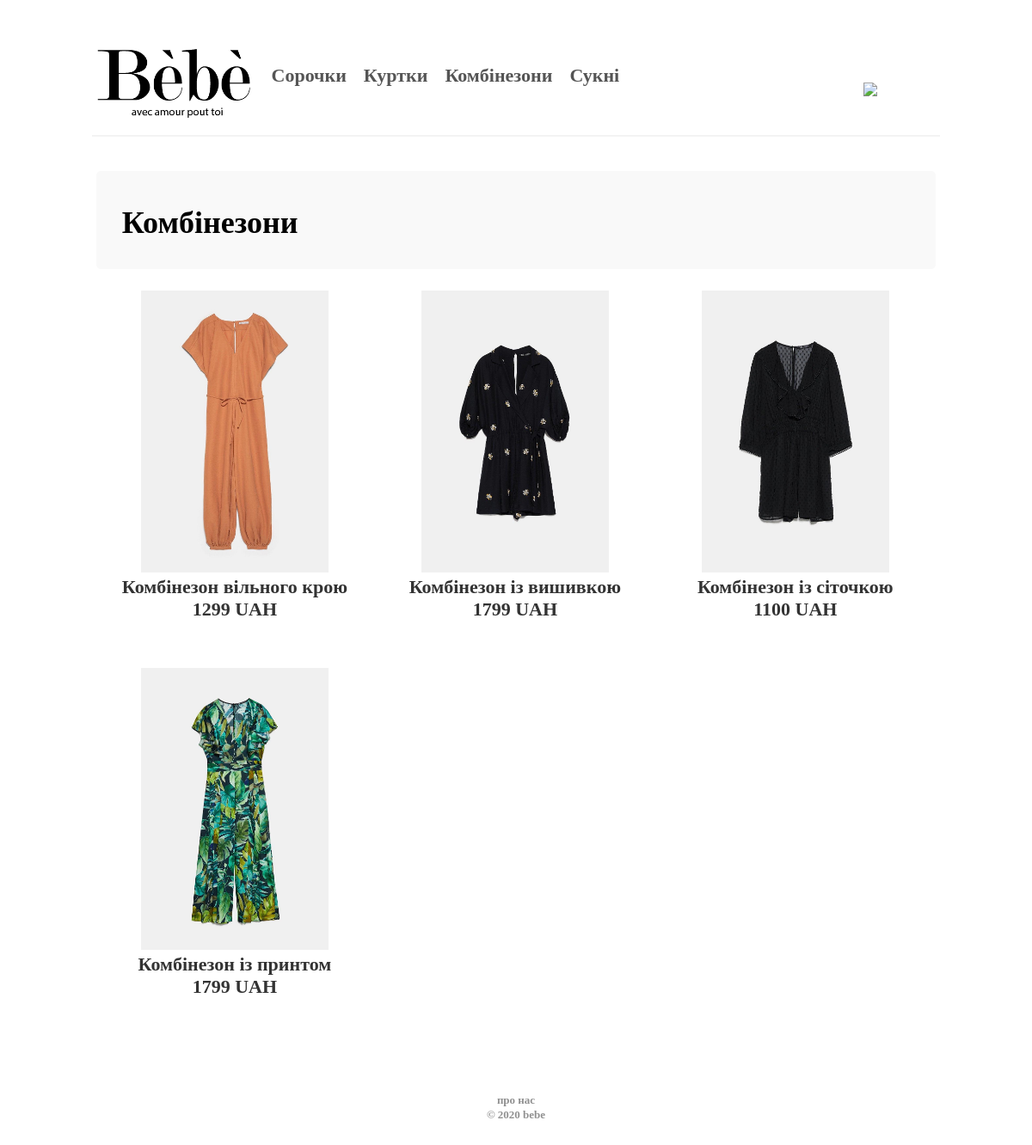
The app's page /overalls.php with its own data.
### tables this page shows
CREATE TABLE `products_categories` (
  `id` int(10) UNSIGNED NOT NULL,
  `name` varchar(1024) DEFAULT NULL,
  `url` varchar(1024) DEFAULT NULL,
  `description` varchar(1024) DEFAULT NULL
);

CREATE TABLE `products` (
  `id` int(10) UNSIGNED NOT NULL,
  `rating` int(11) DEFAULT '0',
  `hit_sales` int(11) DEFAULT '0',
  `availability` int(11) DEFAULT NULL,
  `name` varchar(1024) NOT NULL,
  `price` int(11) NOT NULL,
  `img` varchar(1024) NOT NULL,
  `description` text,
  `category` int(11) NOT NULL DEFAULT '0'
);

### overalls.php (the view)
<?php require "elements/db.php";
$category_id = 4;
$row = mysqli_fetch_array(mysqli_query($connect,"SELECT * FROM products_categories WHERE id = '$category_id'"));
?>
<!DOCTYPE html>
<html>
<head>
  <?php require_once "elements/header.php";?>
</head>
<body>
  <?php require "elements/menu.php"; ?>
    <div id="rs_allpage">
        <div id="rs_body">
      <div style="display: flex; width: 100%; margin-top: 25px; text-align: left; -webkit-font-smoothing: antialiased;">
        <div style="background: #f9f9f9; border-radius: 5px; padding: 0px 30px 0px 30px; width: calc(100% - 60px);">
            <div style="font-family: 'Helvetica Neue', bold;  font-weight: bold; font-size: 36px; line-height: 42px; transform: uppercase; display: inline-block; width: 100%; z-index: 99999;">
              <p><?= $row['name'];?></p>
            </div>
        </div>
      </div>
  <?php
  $select = mysqli_query($connect,"SELECT * FROM products WHERE category='$category_id' AND availability='1' ORDER BY rating DESC");
    for($i = 0;$i < mysqli_num_rows($select);$i++){
      $row = mysqli_fetch_array($select);
      echo '<a href="/product.php?id='.$row['id'].'" >
      <div class="shop-product-list-1">
        <div class="shop-product-list-in" style="text-align: center; margin-bottom: 30px;">
          <img src="/files/'.$row['img'].'" style="padding: 25px 45px 0px 45px;width: 70%;">
          <div style="text-align: center;">
            <div style="font-weight: bold; font-size: 22px; line-height: 26px; vertical-align: middle;">
              '.$row['name'].' <br> '.$row['price'].' UAH
            </div>
          </div>
        </div>
      </div></a>';
  }
  ?>
</div>
<?php require "elements/footer.php"; ?>
</div>
</body>
</html>

### elements/menu.php
<div style="width: 100%; ">
      <div id="rs_allpage" style="margin-top: 0px!important; padding-top: 15px;">
      <div style="margin: 10px 10px 0px 10px; padding: 0px 5px 15px 5px; vertical-align: top; border-bottom: 2px solid #f3f3f3;" class="mobile_menu">
        <div style="width: 90%; display: inline-block; height: 40px; margin-top: 9px; text-align: left;">
              <a href="/">
                <img width="180px" src="/files/logo.png">
              </a>
<?php
  $select = mysqli_query($connect,"SELECT * FROM products_categories ORDER BY id");
  for($i = 0;$i < mysqli_num_rows($select);$i++){
    $row_menu = mysqli_fetch_array($select);
  echo '<a style="vertical-align: bottom;" href="/'.$row_menu["url"].'"><div style="font-weight: bold; font-size: 22px; line-height: 20px;margin-bottom: 5%; margin-top: 4px; margin-left: 20px; color: #555; display: inline-block; vertical-align: top;" class="menu_infotext">'.$row_menu["name"].'</div></a>';
  }
  ?>
        </div>
         <div style="width: 9%; display: inline-block; height: 40px; margin-top: 9px; text-align: left;">
          <a href="/cart.php" style="vertical-align: bottom;">
            <img src="//spheresclothing.com/core/elements/basket-icon.svg" style="width: 32px;margin-bottom: 30%; margin-left: 10px; padding-right: 15px;">
          </a>
        </div>
      </div>
  </div></div>

### css/style.css (style rules this page uses)
a { text-decoration: none; color: #333; }
.mobile_menu { display: block; }
#rs_allpage { display: table; margin: 0 auto; margin-top: 15px; }
@media only screen and (min-width: 0px) { #rs_allpage { width: 100%; font-size: 15px; } }
@media only screen and (min-width: 0px) { #rs_body { padding: 0 15px 0px 15px; vertical-align: top; } }
@media only screen and (min-width: 0px) { .shop-product-list-in { margin: 0px 5px; } }
@media only screen and (min-width: 0px) { img { max-width: 100%; } }
#rs_allpage { width: 85%; }
.shop-product-list-1 { display: inline-block; vertical-align: top; width: 33%; }
body { -webkit-font-smoothing: antialiased; }
.menu_infotext { display: none!important; }
.menu_infotext { display: inline-block!important; }

### records on screen
products_categories: name "Сорочки"
products_categories: name "Куртки"
products_categories: name "Комбінезони"
products_categories: name "Сукні"
products: img (picture), name "Комбінезон вільного крою", price "1299"
products: img (picture), name "Комбінезон із вишивкою", price "1799"
products: img (picture), name "Комбінезон із сіточкою", price "1100"
products: img (picture), name "Комбінезон із принтом", price "1799"
